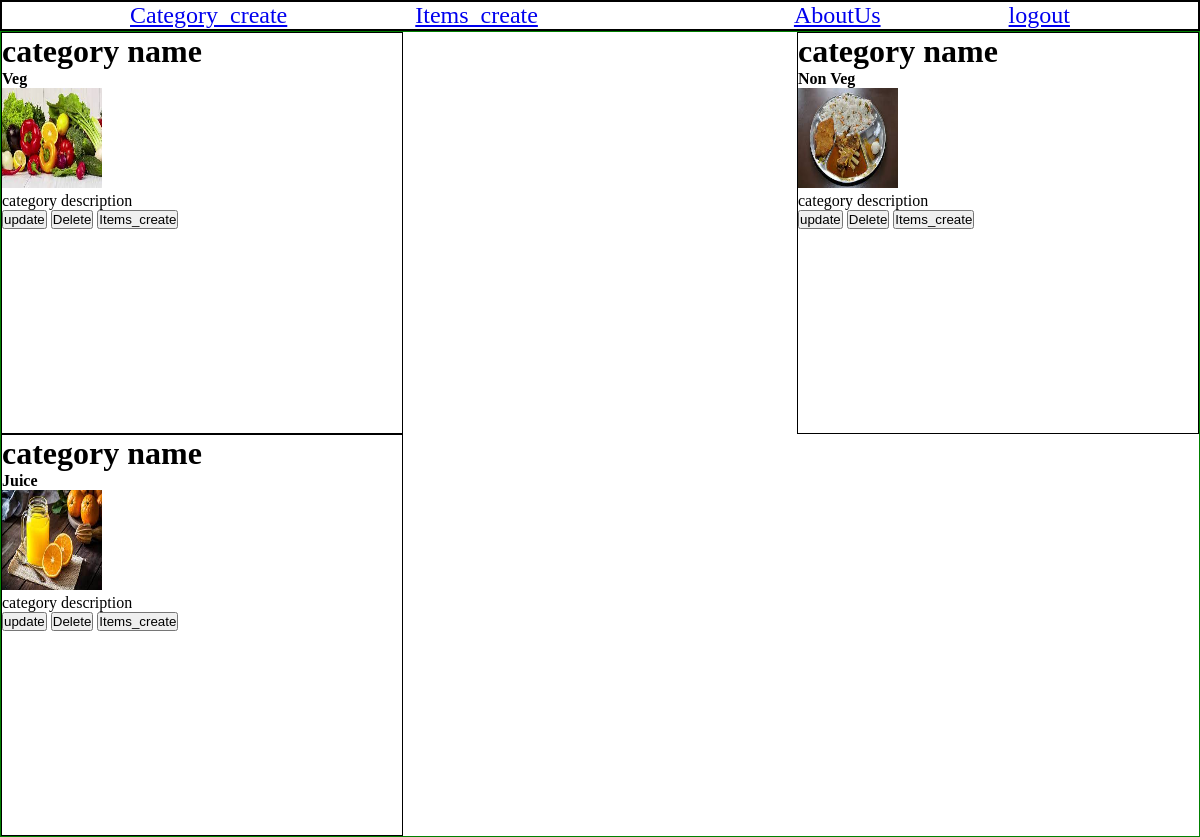
The page /owner_app/sample_home_view/ (signed in) on the database its author committed.
### crud_app/models.py (models this page shows, shortened)
class category_model(models.Model):
    category_id=models.AutoField(primary_key=True)
    hotel_id=models.IntegerField()
    category_name=models.CharField(max_length=30)
    category_desc=models.TextField()
    category_image=models.ImageField()

### owner_app/views.py (the view)
@login_required(login_url='owner_app/owner_login/')
def sample_home_view(request):
    res=category_model.objects.filter(hotel_id=request.user.id)
    return render(request,'sample.html',context={'res':res})

### owner_app/templates/sample.html (shortened to what this page needs)
<!DOCTYPE html>
<html lang="en">
<head>
    {% load static %}
    <link rel="stylesheet" href="{% static 'css/sample.css' %}">
</head>
<body>
    <header id="" class="">
        <nav  class="" id="">
            <ul id="ul-owner">
                <li><a href="{% url 'crud_app:catagory'%}">Category_create</a></li>
                <li><a href="{% url 'crud_app:items' %}">Items_create</a></li>
                <li><a href="#"><li>AboutUs</a></li>
                <li><a href="{% url 'owner_app:logout'%}">logout</a></li>
            </ul>
        </nav>
    </header>
        {% if res %}
    <div id="c-display">
            {% for i in res %}
        <div id="main">
            <h1>category name</h1>
            <h4>{{i.category_name}}</h4>
            <a href="{% url 'owner_app:items_display_view' pk=i.category_id %}"><img src="{{i.category_image.url }}" alt="sorry" height="100px" width="100px"></a>
            <p>category description</p>
            <a href="{% url 'crud_app:updates' pk=i.category_id %}"><button>update</button></a>
            <a href="{% url 'crud_app:deletes' pk=i.category_id %}"><button>Delete</button></a>
            <a href="{% url 'crud_app:items' %}"><button>Items_create</button></a>
        </div>
            {% endfor %}
    </div>
        {% endif%}
</body>
</html>

### owner_app/static/css/sample.css (style rules this page uses)
ul { display: flex; list-style-type: none; font-size: x-large; justify-content: end; justify-content: space-evenly; border: 2px solid; }
#c-display { display: flex; flex-wrap: wrap; border: 1px solid green; justify-content: space-between; }
#main { height: 400px; width: 400px; border: 1px solid; }
* { margin: 0%; padding: 0%; }

### rows shown on the page
category_model: category_name "Veg", category_image (picture)
category_model: category_name "Non Veg", category_image (picture)
category_model: category_name "Juice", category_image (picture)
